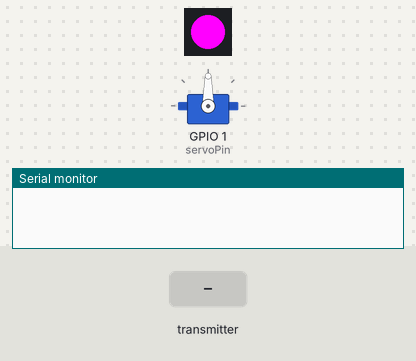
The sketch below on a simulated ESP32. Parts: servo, 1 RGB LEDs in strip order, left to right, the last lines printed to the serial monitor. Inputs (shaded band) come from the test bench. Colours are those a GRB WS2812 strip shows for the declared byte order.

Above: at 1.2 s.
1.3 s: the transmitter starts sending a = 0
At 2.1 s:
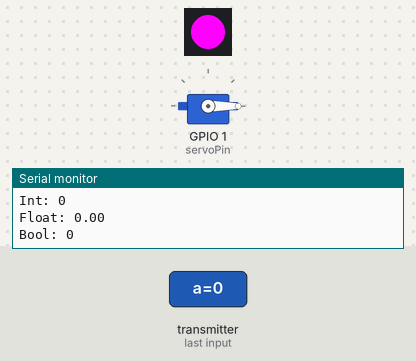
Timing chart, 0 to 4.3 s (numbered marks = the images above; inputs shaded):
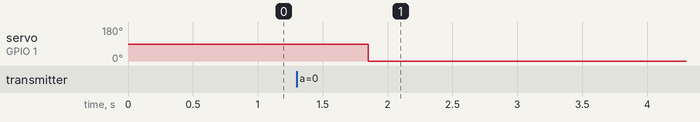

Measured:
- after the input at 1.3 s, servo on GPIO 1 (servoPin): 90° → 0° after 0.55 s

The sketch:

ButtonPusher.ino
```cpp
/// @file    ButtonPusher.ino
/// @brief   This is the device that recieves instruciton over ESP-NOW and then moves a servo to push a button.
// The button pusher is the device that actually uses the servo to push a physical button.
// It does this when it receives a message from the button trigger.
// Created by TK

#include <Arduino.h>
#include <FastLED.h>

#include <ESP32Servo.h>
#include <WiFi.h>
#include <esp_now.h>

//what is this board's MAC address? Find that out.

//You'll need to ID the MAC address for your own board so the trigger knows who to send to. Look up an explainer on how to do that.


// How many leds in your strip?
#define NUM_LEDS 1

// For led chips like WS2812, which have a data line, ground, and power, you just
// need to define DATA_PIN.  For led chipsets that are SPI based (four wires - data, clock,
// ground, and power), like the LPD8806 define both DATA_PIN and CLOCK_PIN
// Clock pin only needed for SPI based chipsets when not using hardware SPI
#define DATA_PIN 21
#define CLOCK_PIN 13


//Structure for ESP-NOW message. Must match sender structure.

typedef struct struct_message {
    char a[32];
    int b;
    float c;
    bool d;
} struct_message;


// Define the array of leds
CRGB leds[NUM_LEDS];

Servo myservo;  // create Servo object to control a servo
int servoPin = 1;

// Create a struct_message called myData
struct_message myData;


void setup() {

  //ESP32 servo init nonsense goes here. what a shitty library.
  ESP32PWM::allocateTimer(0);
	ESP32PWM::allocateTimer(1);
	ESP32PWM::allocateTimer(2);
	ESP32PWM::allocateTimer(3);

  myservo.setPeriodHertz(50); // Standard 50hz servo
  myservo.attach(servoPin, 500, 2400);   // attaches the servo on pin 1 to the servo object
                                         // using SG90 servo min/max of 500us and 2400us
                                         // for MG995 large servo, use 1000us and 2000us,
                                         // which are the defaults, so this line could be
                                         // "myservo.attach(servoPin);"


  // Initialize Serial Monitor
  Serial.begin(115200);

  // Set device as a Wi-Fi Station
  WiFi.mode(WIFI_STA);

  // Init ESP-NOW
  if (esp_now_init() != ESP_OK) {
    Serial.println("Error initializing ESP-NOW");
    return;
  }

  esp_now_register_recv_cb(esp_now_recv_cb_t(OnDataRecv));


  //Serial.begin(9600);
  //Serial.println("BLINK setup starting");

  // Uncomment/edit one of the following lines for your leds arrangement.
  // ## Clockless types ##
  //FastLED.addLeds<NEOPIXEL, DATA_PIN>(leds, NUM_LEDS);  // GRB ordering is assumed

  //Serial.println("BLINK setup complete");
  // FastLED.addLeds<SM16824E, DATA_PIN, RGB>(leds, NUM_LEDS);  // RGB ordering (uses SM16824EController)
  // FastLED.addLeds<SM16703, DATA_PIN, RGB>(leds, NUM_LEDS);
  // FastLED.addLeds<TM1829, DATA_PIN, RGB>(leds, NUM_LEDS);
  // FastLED.addLeds<TM1812, DATA_PIN, RGB>(leds, NUM_LEDS);
  // FastLED.addLeds<TM1809, DATA_PIN, RGB>(leds, NUM_LEDS);
  // FastLED.addLeds<TM1804, DATA_PIN, RGB>(leds, NUM_LEDS);
  // FastLED.addLeds<TM1803, DATA_PIN, RGB>(leds, NUM_LEDS);
  // FastLED.addLeds<UCS1903, DATA_PIN, RGB>(leds, NUM_LEDS);
  // FastLED.addLeds<UCS1903B, DATA_PIN, RGB>(leds, NUM_LEDS);
  // FastLED.addLeds<UCS1904, DATA_PIN, RGB>(leds, NUM_LEDS);
  // FastLED.addLeds<UCS2903, DATA_PIN, RGB>(leds, NUM_LEDS);
  FastLED.addLeds<WS2812, DATA_PIN, RGB>(leds, NUM_LEDS);  // GRB ordering is typical
  // FastLED.addLeds<WS2852, DATA_PIN, RGB>(leds, NUM_LEDS);  // GRB ordering is typical
  // FastLED.addLeds<WS2812B, DATA_PIN, RGB>(leds, NUM_LEDS);  // GRB ordering is typical
  // FastLED.addLeds<GS1903, DATA_PIN, RGB>(leds, NUM_LEDS);
  // FastLED.addLeds<SK6812, DATA_PIN, RGB>(leds, NUM_LEDS);  // GRB ordering is typical
  // FastLED.addLeds<SK6822, DATA_PIN, RGB>(leds, NUM_LEDS);
  // FastLED.addLeds<APA106, DATA_PIN, RGB>(leds, NUM_LEDS);
  // FastLED.addLeds<PL9823, DATA_PIN, RGB>(leds, NUM_LEDS);
  // FastLED.addLeds<SK6822, DATA_PIN, RGB>(leds, NUM_LEDS);
  // FastLED.addLeds<WS2811, DATA_PIN, RGB>(leds, NUM_LEDS);
  // FastLED.addLeds<WS2813, DATA_PIN, RGB>(leds, NUM_LEDS);
  // FastLED.addLeds<APA104, DATA_PIN, RGB>(leds, NUM_LEDS);
  // FastLED.addLeds<WS2811_400, DATA_PIN, RGB>(leds, NUM_LEDS);
  // FastLED.addLeds<GE8822, DATA_PIN, RGB>(leds, NUM_LEDS);
  // FastLED.addLeds<GW6205, DATA_PIN, RGB>(leds, NUM_LEDS);
  // FastLED.addLeds<GW6205_400, DATA_PIN, RGB>(leds, NUM_LEDS);
  // FastLED.addLeds<LPD1886, DATA_PIN, RGB>(leds, NUM_LEDS);
  // FastLED.addLeds<LPD1886_8BIT, DATA_PIN, RGB>(leds, NUM_LEDS);
  // ## Clocked (SPI) types ##
  // FastLED.addLeds<LPD6803, DATA_PIN, CLOCK_PIN, RGB>(leds, NUM_LEDS);  // GRB ordering is typical
  // FastLED.addLeds<LPD8806, DATA_PIN, CLOCK_PIN, RGB>(leds, NUM_LEDS);  // GRB ordering is typical
  // FastLED.addLeds<WS2801, DATA_PIN, CLOCK_PIN, RGB>(leds, NUM_LEDS);
  // FastLED.addLeds<WS2803, DATA_PIN, CLOCK_PIN, RGB>(leds, NUM_LEDS);
  // FastLED.addLeds<SM16716, DATA_PIN, CLOCK_PIN, RGB>(leds, NUM_LEDS);
  // FastLED.addLeds<P9813, DATA_PIN, CLOCK_PIN, RGB>(leds, NUM_LEDS);  // BGR ordering is typical
  // FastLED.addLeds<DOTSTAR, DATA_PIN, CLOCK_PIN, RGB>(leds, NUM_LEDS);  // BGR ordering is typical
  // FastLED.addLeds<APA102, DATA_PIN, CLOCK_PIN, RGB>(leds, NUM_LEDS);  // BGR ordering is typical
  // FastLED.addLeds<SK9822, DATA_PIN, CLOCK_PIN, RGB>(leds, NUM_LEDS);  // BGR ordering is typical


}

void loop() {
  //Serial.println("BLINK");


  // Turn the LED on, then pause
  leds[0] = CRGB::Aqua;
  FastLED.show();
  delay(1500);

  // Now turn the LED off, then pause
  leds[0] = CRGB::Turquoise;
  FastLED.show();
  delay(100);

  //myservo.write(55);
  delay(2000);
}


// callback function that will be executed when data is received
void OnDataRecv(const uint8_t * mac, const uint8_t *incomingData, int len) {
  memcpy(&myData, incomingData, sizeof(myData));
  Serial.print("Bytes received: ");
  Serial.println(len);
  Serial.print("Char: ");
  Serial.println(myData.a);
  Serial.print("Int: ");
  Serial.println(myData.b);
  Serial.print("Float: ");
  Serial.println(myData.c);
  Serial.print("Bool: ");
  Serial.println(myData.d);
  Serial.println();

  //move servo
  myservo.write(20);
  //wait
  delay(500);
  //move servo again
  myservo.write(0);

}
```
